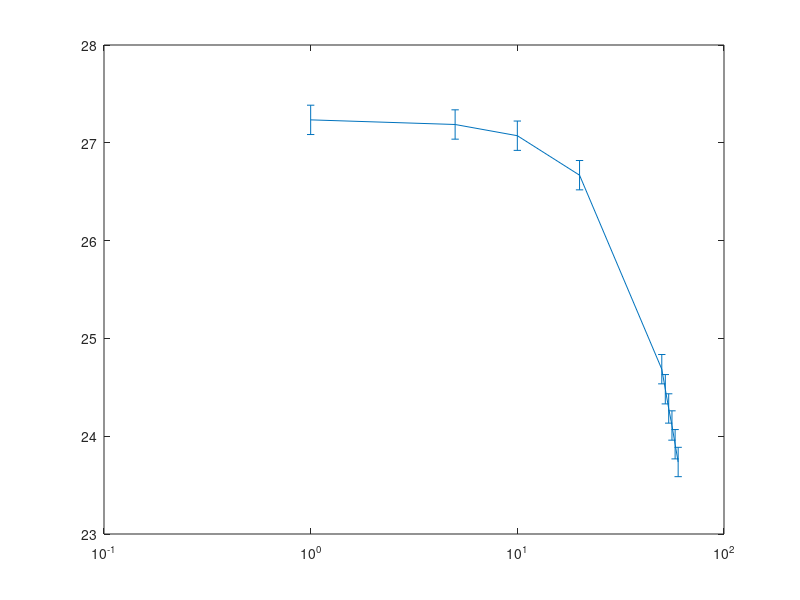

This chart was generated by the following MATLAB code: (Note: this script raises an error after producing the figure.)
data = 	[	1, 920, 0
	5, 915, 0
	10, 903, 2
	20, 862, 2.0
	50, 686, 3.1
	52, 670, 3.3
	54, 655, 3.4
	56, 642, 3.45
	58, 628, 3.47
	60, 615, 3.55
];

vin = 40;

dim = size(data);
freq = zeros(dim(1),1);
mod = zeros(dim(1),1);
phase = zeros(dim(1),1);
for i=1:1:dim
    freq(i)=data(i, 1);
    mod(i)=20*log10(data(i, 2)/vin);
    phase(i)=-(data(i, 3).*10^-3).*freq(i).*360;
end

disp(mod);
disp(phase);

close all

error = ones(dim(1),1)*0.15;
error1 = ones(dim(1),1)*7;

figure(3);

ax = axes();
ln1 = errorbar(freq, mod, error);
set(ax, 'XScale', 'log');

%ln1 = semilogx(freq,mod);
ln1.LineWidth = 1.5;
ln1.Marker = 'o';
title('Magnitude bode plot')
xlabel('Frequency [kHz]') 
ylabel('Magniture [dB]') 
y = mod(2)-3;
line([freq(1),freq(dim(1))],[y,y],'color', 'red')
line([freq(8),freq(8)],[23.5,y],'color', 'red')

figure(4)

ax1 = axes();
ln2 = errorbar(freq, phase, error1);
set(ax1, 'XScale', 'log');

%ln2 = semilogx(freq,phase);
ln2.LineWidth = 1.5;
ln2.Marker = 'o';
title('Phase bode plot')
xlabel('Frequency [kHz]') 
ylabel('Phase [degrees]')
line([freq(8),freq(8)],[-80,phase(8)],'color', 'red')
line([1,100],[phase(8),phase(8)],'color', 'red')
